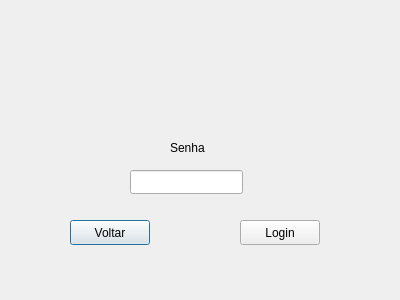
<?xml version="1.0" encoding="UTF-8"?>
<ui version="4.0">
 <class>Senha</class>
 <widget class="QDialog" name="Senha">
  <property name="geometry">
   <rect>
    <x>0</x>
    <y>0</y>
    <width>400</width>
    <height>300</height>
   </rect>
  </property>
  <property name="windowTitle">
   <string>Dialog</string>
  </property>
  <widget class="QPushButton" name="voltar">
   <property name="geometry">
    <rect>
     <x>70</x>
     <y>220</y>
     <width>80</width>
     <height>25</height>
    </rect>
   </property>
   <property name="text">
    <string>Voltar</string>
   </property>
  </widget>
  <widget class="QPushButton" name="login">
   <property name="geometry">
    <rect>
     <x>240</x>
     <y>220</y>
     <width>80</width>
     <height>25</height>
    </rect>
   </property>
   <property name="text">
    <string>Login</string>
   </property>
  </widget>
  <widget class="QLabel" name="label">
   <property name="geometry">
    <rect>
     <x>170</x>
     <y>140</y>
     <width>55</width>
     <height>16</height>
    </rect>
   </property>
   <property name="text">
    <string>Senha</string>
   </property>
  </widget>
  <widget class="QLineEdit" name="lineEdit">
   <property name="geometry">
    <rect>
     <x>130</x>
     <y>170</y>
     <width>113</width>
     <height>24</height>
    </rect>
   </property>
   <property name="echoMode">
    <enum>QLineEdit::Password</enum>
   </property>
  </widget>
 </widget>
 <resources/>
 <connections/>
</ui>
